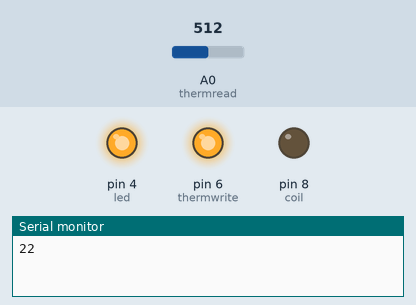
The sketch below on a simulated Arduino Uno, built with avr-gcc and run on an emulated ATmega328P. Shown: output pins drawn as LEDs (lit = HIGH), the last lines printed to the serial monitor. The test bench sets the inputs (shaded band); at power-on: A0 (thermread) = 512.

Above: at 1.5 s.
At 4.5 s:
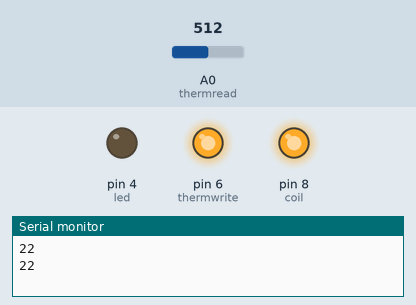
Timing chart, 0 to 7.8 s (numbered marks = the images above):
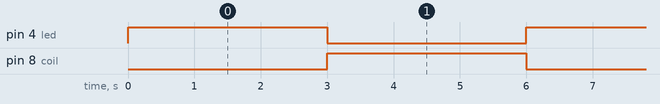

The sketch:

ProbeCode.ino
```cpp
int led = 4;
int coil = 8;
int thermwrite = 6;
int thermread = A0;
double Rknown = 11000;
double Vin = 3.3;
double Vmax = 3.3;

void setup() {
  pinMode(led, OUTPUT);
  pinMode(coil, OUTPUT);
  pinMode(thermwrite, OUTPUT);
  digitalWrite(coil, 1);
  digitalWrite(thermwrite, 1);
  Serial.begin(9600);
}

void loop() {
  digitalWrite(led, 1);
  digitalWrite(coil, 0);
  int thermValue = analogRead(thermread);
  double T = getTemp(thermValue);
  Serial.println(int(T));
  delay(3000);

  digitalWrite(led, 0);
  digitalWrite(coil, 1);
  thermValue = analogRead(thermread);
  T = getTemp(thermValue);
  Serial.println(int(T));
  delay(3000);
}

double getTemp(int thermValue){
  double R = Rknown*(((1023*Vin)/(Vmax*double(thermValue))) - 1);
  double T = 25 + log(R/10000)/log(0.96);
  return T;
}
```

Measured:
- by itself, pin 4 (led), pin 8 (coil): alternates HIGH for 3.0 s and LOW for 3.0 s
